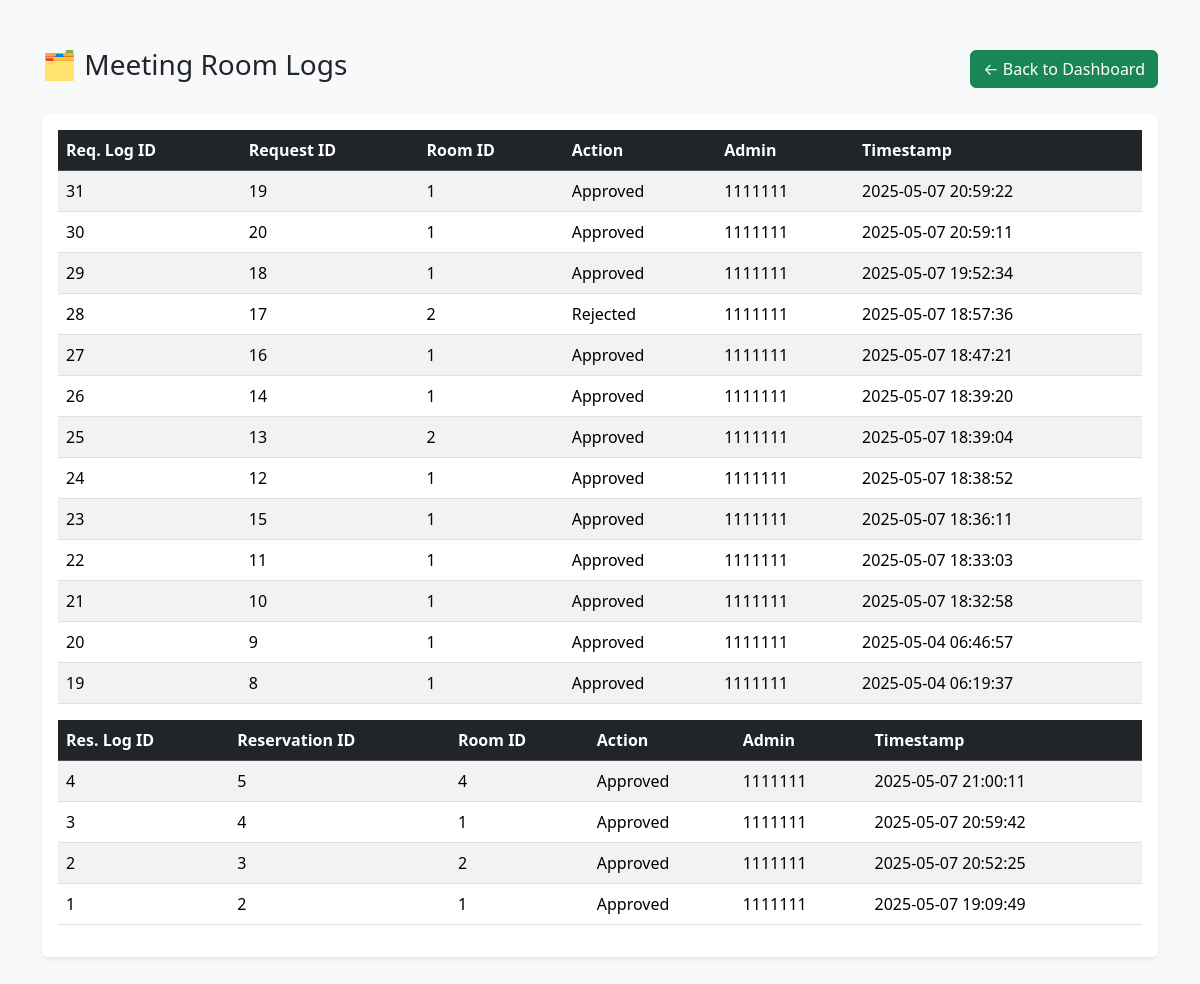
Page /mr_logs.php (signed in) on the committed database.
### tables this page shows
CREATE TABLE `request_logs` (
  `log_id` int(11) NOT NULL,
  `req_id` int(11) NOT NULL,
  `action` enum('Approved','Rejected') NOT NULL,
  `admin_id` int(11) NOT NULL,
  `timestamp` timestamp NOT NULL DEFAULT current_timestamp()
);

CREATE TABLE `meeting_rooms` (
  `room_id` int(11) NOT NULL,
  `Status` enum('Available','Unavailable','In Session','') NOT NULL
);

CREATE TABLE `users` (
  `id` int(11) NOT NULL,
  `student_number` varchar(20) NOT NULL,
  `full_name` varchar(255) DEFAULT NULL,
  `password` varchar(255) NOT NULL,
  `role` enum('student','admin') NOT NULL
);

CREATE TABLE `reserve_logs` (
  `log_id` int(11) NOT NULL,
  `res_id` int(11) NOT NULL,
  `action` enum('Approved','Rejected') NOT NULL,
  `admin_id` int(11) NOT NULL,
  `timestamp` timestamp NOT NULL DEFAULT current_timestamp()
);

### mr_logs.php (the view, shortened to what this page needs)
<?php
include('db_connection.php');
$sql = "
    SELECT rl.*, u.student_number AS admin_number, r.room_id
    FROM request_logs rl
    JOIN mr_requests mr ON rl.req_id = mr.req_id
    JOIN users u ON rl.admin_id = u.id
    JOIN meeting_rooms r ON mr.room_id = r.room_id
    ORDER BY rl.timestamp DESC
";
$reqresult = $conn->query($sql);
$sql = "
    SELECT rl.*, u.student_number AS admin_number, r.room_id
    FROM reserve_logs rl
    JOIN mr_reservations mr ON rl.res_id = mr.res_id
    JOIN users u ON rl.admin_id = u.id
    JOIN meeting_rooms r ON mr.room_id = r.room_id
    ORDER BY rl.timestamp DESC
";
$resresult = $conn->query($sql);
?>
<!DOCTYPE html>
<html>
<head>
    <link href="https://cdn.jsdelivr.net/npm/bootstrap@5.3.5/dist/css/bootstrap.min.css" rel="stylesheet">
</head>
<body class="bg-light">
    <div class="container py-5">
        <div class="d-flex justify-content-between align-items-center mb-4">
            <h1 class="h3">🗂️ Meeting Room Logs</h1>
            <a href="admin_dashboard.php" class="btn btn-success">← Back to Dashboard</a>
        </div>
        <div class="table-responsive shadow-sm rounded bg-white p-3">
            <table class="table table-striped table-hover align-middle">
                <thead class="table-dark">
                    <tr>
                        <th scope="col">Req. Log ID</th>
                        <th scope="col">Request ID</th>
                        <th scope="col">Room ID</th>
                        <th scope="col">Action</th>
                        <th scope="col">Admin</th>
                        <th scope="col">Timestamp</th>
                    </tr>
                </thead>
                <tbody>
                    <?php while ($rqlog = $reqresult->fetch_assoc()) : ?>
                        <tr>
                            <td><?= $rqlog['log_id'] ?></td>
                            <td><?= $rqlog['req_id'] ?></td>
                            <td><?= $rqlog['room_id'] ?></td>
                            <td><?= $rqlog['action'] ?></td>
                            <td><?= $rqlog['admin_number'] ?></td>
                            <td><?= $rqlog['timestamp'] ?></td>
                        </tr>
                    <?php endwhile; ?>
                </tbody>
            </table>
            <table class="table table-striped table-hover align-middle">
                <thead class="table-dark">
                    <tr>
                        <th scope="col">Res. Log ID</th>
                        <th scope="col">Reservation ID</th>
                        <th scope="col">Room ID</th>
                        <th scope="col">Action</th>
                        <th scope="col">Admin</th>
                        <th scope="col">Timestamp</th>
                    </tr>
                </thead>
                <tbody>
                    <?php while ($rslog = $resresult->fetch_assoc()) : ?>
                        <tr>
                            <td><?= $rslog['log_id'] ?></td>
                            <td><?= $rslog['res_id'] ?></td>
                            <td><?= $rslog['room_id'] ?></td>
                            <td><?= $rslog['action'] ?></td>
                            <td><?= $rslog['admin_number'] ?></td>
                            <td><?= $rslog['timestamp'] ?></td>
                        </tr>
                    <?php endwhile; ?>
                </tbody>
            </table>
        </div>
    </div>
</body>
</html>

### rows in the picture
request_logs: log_id "31", req "19", meeting_rooms.room_id "1", action "Approved", users.student_number "1111111", timestamp "2025-05-07 20:59:22"
request_logs: log_id "30", req "20", meeting_rooms.room_id "1", action "Approved", users.student_number "1111111", timestamp "2025-05-07 20:59:11"
request_logs: log_id "29", req "18", meeting_rooms.room_id "1", action "Approved", users.student_number "1111111", timestamp "2025-05-07 19:52:34"
request_logs: log_id "28", req "17", meeting_rooms.room_id "2", action "Rejected", users.student_number "1111111", timestamp "2025-05-07 18:57:36"
request_logs: log_id "27", req "16", meeting_rooms.room_id "1", action "Approved", users.student_number "1111111", timestamp "2025-05-07 18:47:21"
request_logs: log_id "26", req "14", meeting_rooms.room_id "1", action "Approved", users.student_number "1111111", timestamp "2025-05-07 18:39:20"
request_logs: log_id "25", req "13", meeting_rooms.room_id "2", action "Approved", users.student_number "1111111", timestamp "2025-05-07 18:39:04"
request_logs: log_id "24", req "12", meeting_rooms.room_id "1", action "Approved", users.student_number "1111111", timestamp "2025-05-07 18:38:52"
request_logs: log_id "23", req "15", meeting_rooms.room_id "1", action "Approved", users.student_number "1111111", timestamp "2025-05-07 18:36:11"
request_logs: log_id "22", req "11", meeting_rooms.room_id "1", action "Approved", users.student_number "1111111", timestamp "2025-05-07 18:33:03"
request_logs: log_id "21", req "10", meeting_rooms.room_id "1", action "Approved", users.student_number "1111111", timestamp "2025-05-07 18:32:58"
request_logs: log_id "20", req "9", meeting_rooms.room_id "1", action "Approved", users.student_number "1111111", timestamp "2025-05-04 06:46:57"
request_logs: log_id "19", req "8", meeting_rooms.room_id "1", action "Approved", users.student_number "1111111", timestamp "2025-05-04 06:19:37"
reserve_logs: log_id "4", res "5", meeting_rooms.room_id "4", action "Approved", users.student_number "1111111", timestamp "2025-05-07 21:00:11"
reserve_logs: log_id "3", res "4", meeting_rooms.room_id "1", action "Approved", users.student_number "1111111", timestamp "2025-05-07 20:59:42"
reserve_logs: log_id "2", res "3", meeting_rooms.room_id "2", action "Approved", users.student_number "1111111", timestamp "2025-05-07 20:52:25"
reserve_logs: log_id "1", res "2", meeting_rooms.room_id "1", action "Approved", users.student_number "1111111", timestamp "2025-05-07 19:09:49"
